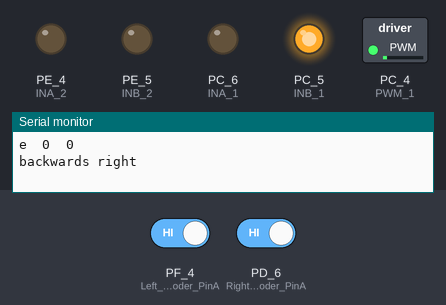
The sketch below on a simulated TI Tiva C LaunchPad. Shown: switched loads named in the sketch (green lamp = pin HIGH), output pins drawn as LEDs (lit = HIGH), the last lines printed to the serial monitor. Inputs (shaded band) come from the test bench; at power-on: PF_4 (Left_Encoder_PinA) HIGH, PD_6 (Right_Encoder_PinA) HIGH.

Above: at 0.1 s.
At 39.0 s:
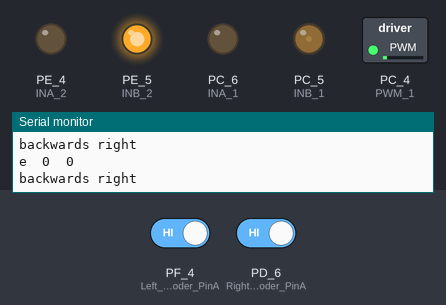
Timing chart, 0 to 40.0 s (numbered marks = the images above):
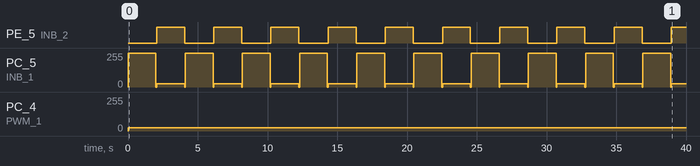

Measured:
- by itself, PE_5 (INB_2): alternates HIGH for 2.0 s and LOW for 2.1 s
- by itself, PC_5 (INB_1): repeats every 4.1 s: 0/255 0.05 s, 25/255 2.0 s, 0/255 0.05 s, 255/255 2.0 s
- by itself, PC_4 (PWM_1): 0/255 → 25/255 at 0.00 s

The sketch:

motor_encoders_test.ino
```cpp
// Test with encoders and motors
// NOTE: as of April 12, 2020 the encoders seem fine but the motor commands seem to be incorrect
//       compared to the truth table


// NOTE: TODO YOU NEED TO CHECK EACH THREE SET
//       OF MOTOR PINS AGAIN, CHECK ONE MOTOR SET
//       AT A TIME!!
// testing out the right motor (1)
// TODO: also figure out which way is forward and backward for each motor (CW and CCW)
//       from the PWM signals


// Right Motor  Pins
#define INA_1 PC_6
#define INB_1 PC_5
#define PWM_1 PC_4

// Left Motor Pins
#define INA_2 PE_4
#define INB_2 PE_5
#define PWM_2 PC_5

// Left Encoder
#define Left_Encoder_PinA PF_4
#define Left_Encoder_PinB PD_7

volatile long Left_Encoder_Ticks = 0;
// Variable to read current state of left encoder pin
volatile bool LeftEncoderBSet;

// Right Encoder
#define Right_Encoder_PinA PD_6
#define Right_Encoder_PinB PC_7

volatile long Right_Encoder_Ticks = 0;
// Variable to read current state of right encoder pin
volatile bool RightEncoderBSet;


//====== SETUP FUNCTION ======
void setup(){
	// Init Serial port with 115200 buad rate
  Serial.begin(115200);
	setupEncoders();
  setupMotors();
}


//====== MAIN LOOP ======
void loop(){
  updateEncoders();
  moveRightMotorFor(-25, 2000);
  stopFor(50);
  moveLeftMotorFor(25, 2000);
  stopFor(50);
}


//====== MOTOR FUNCTIONS ======
void setupMotors(){
  // Right Motor
  pinMode(INA_1, OUTPUT);
  pinMode(INB_1, OUTPUT);
  pinMode(PWM_1, OUTPUT);

  // Left Motor
  pinMode(INA_2, OUTPUT);
  pinMode(INB_2, OUTPUT);
  pinMode(PWM_2, OUTPUT);
}

// turn right motor at given speed (+ and - for direction)
void moveRightMotorFor(float spd, int time){ // time in ms
  if (spd > 0){
    analogWrite(PWM_1, spd);
    digitalWrite(INA_1, HIGH);
    digitalWrite(INB_1, LOW);
  }
  else if(spd < 0){
    Serial.println("backwards right");
    analogWrite(PWM_1, abs(spd));
    digitalWrite(INA_1, LOW);
    digitalWrite(INB_1, HIGH);
  }
  else{ // stop
    //analogWrite(PWM_1, spd);
    digitalWrite(INA_1, LOW);
    digitalWrite(INB_1, LOW);
  }
  delay(time);
}

// turn left motor at given speed (+ and - for direction)
void moveLeftMotorFor(float spd, int time){ // time in ms
  if (spd > 0){
    analogWrite(PWM_2, spd);
    digitalWrite(INA_2, LOW);
    digitalWrite(INB_2, HIGH);
  }
  else if(spd < 0){
    Serial.println("backwards left");
    analogWrite(PWM_2, abs(spd));
    digitalWrite(INA_2, HIGH);
    digitalWrite(INB_2, LOW);
  }
  else{ // stop
    //analogWrite(PWM_1, spd);
    digitalWrite(INA_2, LOW);
    digitalWrite(INB_2, LOW);
  }
  delay(time);
}

void stopFor(int time){
  digitalWrite(INA_1, LOW);
  digitalWrite(INB_1, LOW);
  digitalWrite(INA_2, LOW);
  digitalWrite(INB_2, LOW);
  delay(time);
}


//====== ENCODER FUNCTIONS ======
void setupEncoders(){
  // Quadrature encoders
  // Left encoder
  pinMode(Left_Encoder_PinA, INPUT);      // sets pin A pullup
  pinMode(Left_Encoder_PinB, INPUT);      // sets pin B pullup
  attachInterrupt(digitalPinToInterrupt(Left_Encoder_PinA), do_Left_Encoder, RISING);

  // Right encoder
  pinMode(Right_Encoder_PinA, INPUT);      // sets pin A pullup
  pinMode(Right_Encoder_PinB, INPUT);      // sets pin B pullup

  attachInterrupt(digitalPinToInterrupt(Right_Encoder_PinA), do_Right_Encoder, RISING);
}

void updateEncoders(){
  Serial.print("e");
  Serial.print("\t");
  Serial.print(Left_Encoder_Ticks);
  Serial.print("\t");
  Serial.print(Right_Encoder_Ticks);
  Serial.print("\n");
 }

void do_Left_Encoder(){
  LeftEncoderBSet = digitalRead(Left_Encoder_PinB);   // read the input pin
  Left_Encoder_Ticks += LeftEncoderBSet ? -1 : +1;
}

void do_Right_Encoder(){
  RightEncoderBSet = digitalRead(Right_Encoder_PinB);   // read the input pin
  Right_Encoder_Ticks += RightEncoderBSet ? -1 : +1;
 }
```
